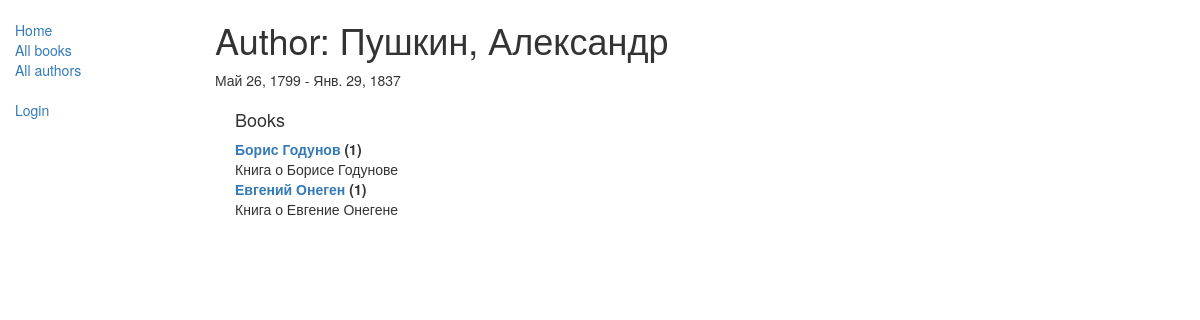
The app's page /catalog/author/1 with its own data.
### catalog/models.py (models this page shows, shortened)
class Author(models.Model):
    first_name = models.CharField(max_length=100)
    last_name = models.CharField(max_length=100)
    date_of_birth = models.DateField(null=True, blank=True)
    date_of_death = models.DateField('Died', null=True, blank=True)
    def __str__(self):
        return '%s, %s' % (self.last_name, self.first_name)
    class Meta:
        ordering = ['last_name']

class Book(models.Model):
    title = models.CharField(max_length=200)
    author = models.ForeignKey('Author', on_delete=models.SET_NULL, null=True)
    summary = models.TextField(max_length=1000, help_text="Enter a brief description of the book")
    isbn = models.CharField('ISBN', max_length=13, help_text='13 Character <a href="https://www.isbn-international.org'
                                                             '/content/what-isbn">ISBN number</a>')
    genre = models.ManyToManyField(Genre, help_text="Select a genre for this book")
    def __str__(self):
        return self.title
    def display_genre(self):
        """
        Создает строку для жанра. Это необходимо для отображения жанра в Admin.
        """
        return ', '.join([genre.name for genre in self.genre.all()[:3]])
    display_genre.short_description = 'Genre'

### catalog/views.py (the view)
# urls.py: path('author/<int:pk>', views.AuthorDetailView.as_view(), name='author-detail'),
class AuthorDetailView(generic.DetailView):
    model = Author

### catalog/templates/catalog/author_detail.html
{% extends "base_generic.html" %}
{% block content %}
<h1>Author: {{ author }} </h1>
<p>{{author.date_of_birth}} - {% if author.date_of_death %}{{author.date_of_death}}{% endif %}</p>
<div style="margin-left:20px;margin-top:20px">
<h4>Books</h4>
<dl>
{% for book in author.book_set.all %}
  <dt><a href="{% url 'book-detail' book.pk %}">{{book}}</a> ({{book.bookinstance_set.all.count}})</dt>
  <dd>{{book.summary}}</dd>
{% endfor %}
</dl>
</div>
{% endblock %}

### records on screen
Author: last_name+first_name "Пушкин, Александр", date_of_birth "Май 26, 1799", date_of_death "Янв. 29, 1837"
Book: title "Борис Годунов", bookinstance_set.all.count "1", summary "Книга о Борисе Годунове"
Book: title "Евгений Онеген", bookinstance_set.all.count "1", summary "Книга о Евгение Онегене"
